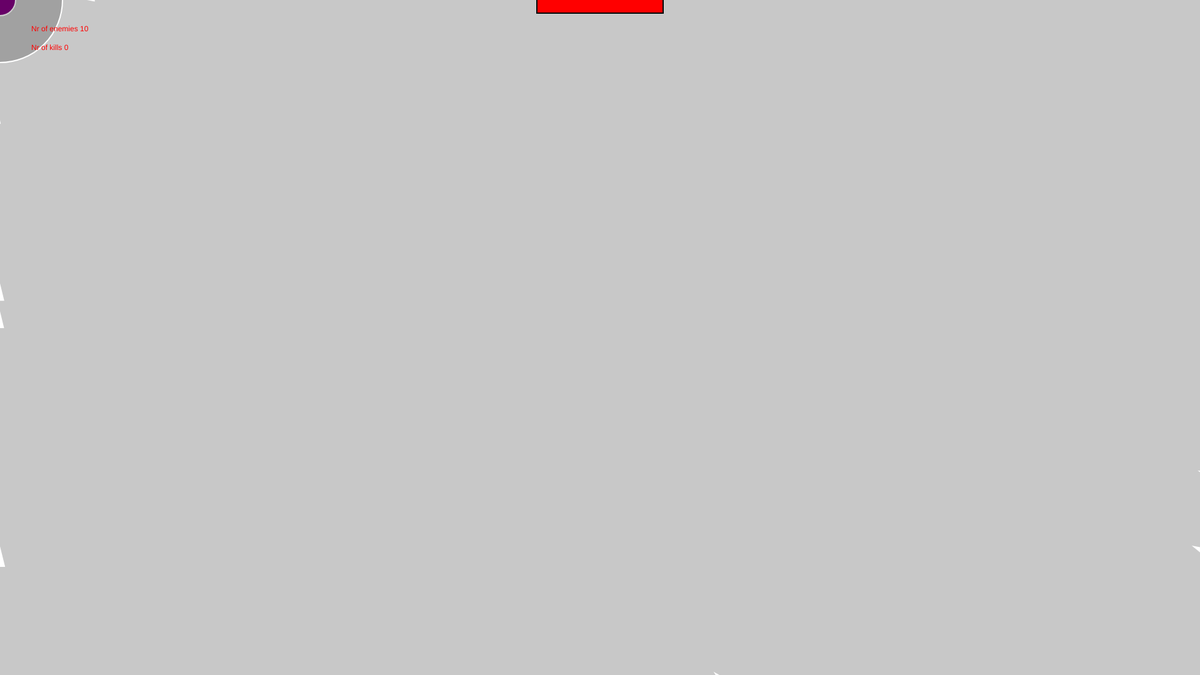
Frame 1 (no input)
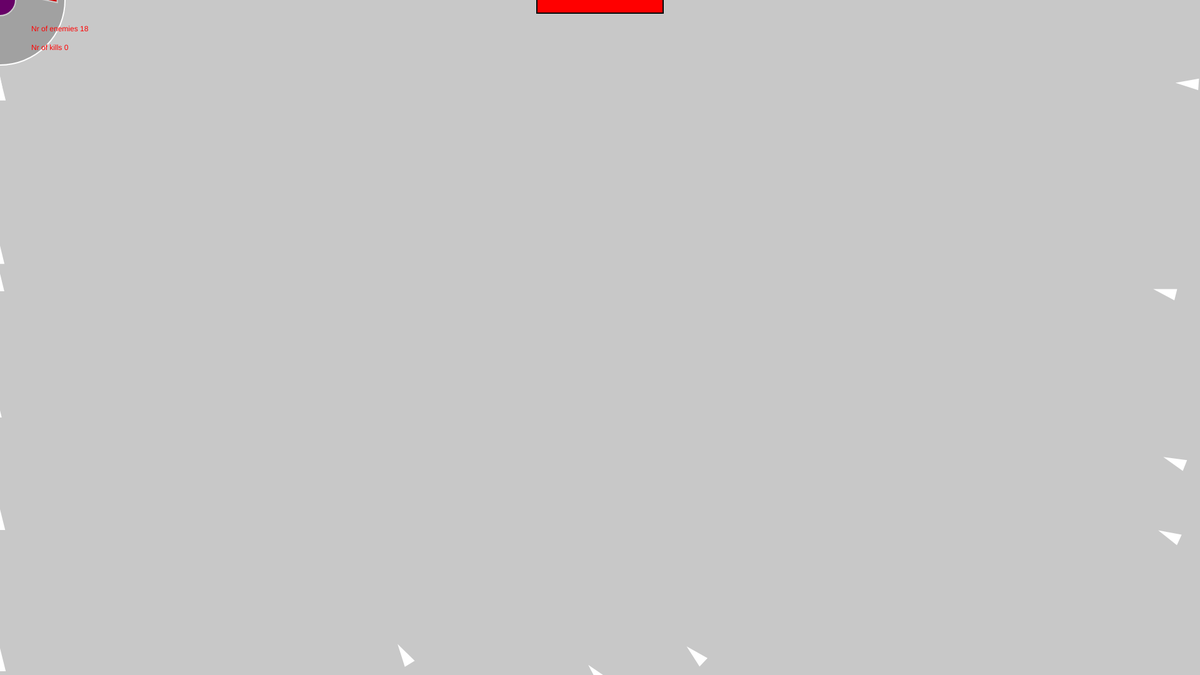
Frame 60 (no input)
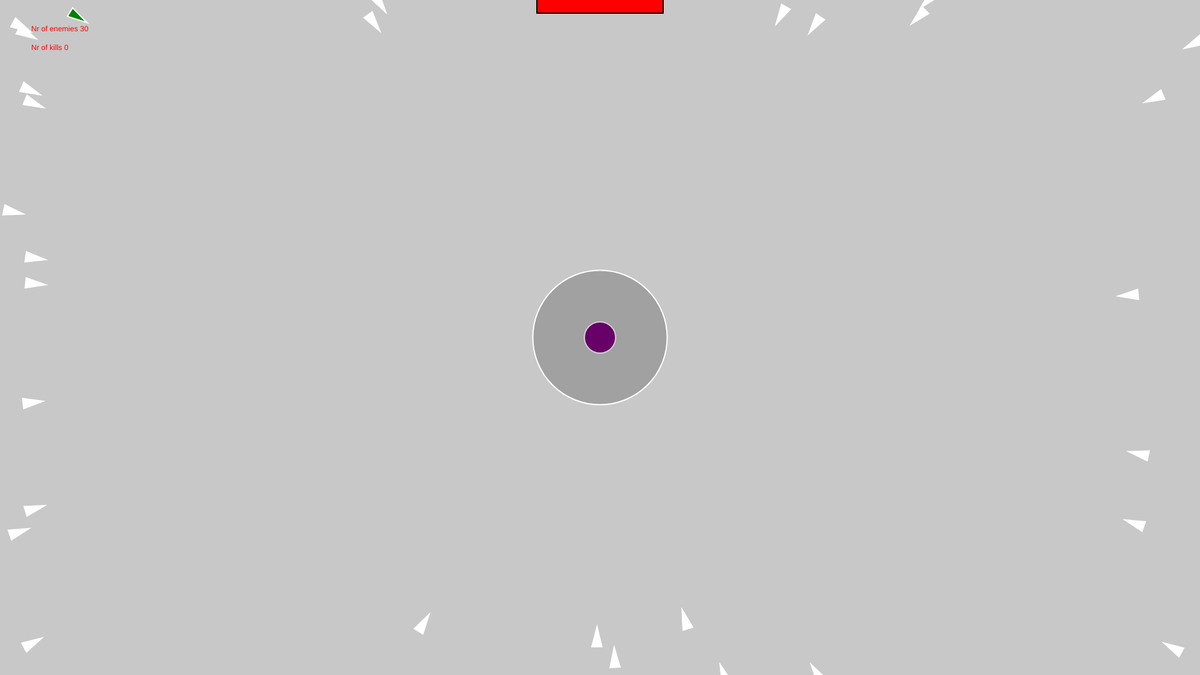
Frame 120 (the mouse pressed at the canvas centre since frame 60)

The p5.js sketch that drew these frames (run headless with seeded random() and noise() and a simulated clock; from frame 60 on, the mouse is pressed at the canvas centre):

// p5.js sketch
// ── sketch.js
let windowHeight = 1080;
let windowWidth = 1920;

// starting point of x.
let x = windowWidth / 2;
// starting point of y.
let y = windowHeight / 2;

let slider;
let target;
let radius = 150;
let angle = 0;
let speed = 0.05;
let vehicle;
let player;
let health;
let kills = 0;
let nr = 1;

let circles = [];
let vehicles = [];

let side = ["left", "right", "top", "bottom"];

function addVehicle() {
  let randomSide = random(side);

  let randomX;
  let randomY;

  switch (randomSide) {
    case "top":
      randomY = random(-20, 0);
      randomX = random(-10, 2100);
      break;
    case "bottom":
      randomY = random(1080, 1100);
      randomX = random(-10, 2100);
      break;
    case "left":
      randomY = random(-10, 1100);
      randomX = random(-10, 0);
      break;
    case "right":
      randomY = random(-10, 1100);
      randomX = random(1920, 1940);
    default:
      break;
  }

  vehicles.push(new Vehicle(randomX, randomY));
}

function setup() {
  createCanvas(1920, 1080);
  rectMode(CENTER);

  player = new Player(x, y);
  health = new PlayerHealth();
  //circles.push(new Circle(100, 100, 50, 0.03));

  for (let i = 0; i < 10; i++) {
    addVehicle();
  }

  setInterval(() => {
    for (let i = 0; i < nr; i++) {
      addVehicle();
    }
    player.update();
  }, 500);

  setInterval(() => {
    nr++;
  }, 5000);
}

function mousePressed() {
  noLoop();
}

function mouseReleased() {
  loop();
}

function draw() {
  background(200);

  target = createVector(mouseX, mouseY);
  for (let i = vehicles.length - 1; i >= 0; i--) {
    vehicles[i].collision(player);

    if (vehicles[i].health < 0) {
      vehicles.splice(i, 1);
      kills++;
    } else {
      vehicles[i].seek(target);
      vehicles[i].update();
      vehicles[i].show();
    }
  }

  // if the left arrow key is held down, move the circle to the       // left.
  if (keyIsDown(LEFT_ARROW)) {
    x = x - 5;
  }

  // if the right arrow key is held down, move the circle to the       // right.
  else if (keyIsDown(RIGHT_ARROW)) {
    x = x + 5;
  }

  // if the up arrow key is held down, move the circle up.
  else if (keyIsDown(UP_ARROW)) {
    y = y - 5;
  }

  // if the down arrow key is held down, move the circle down.
  else if (keyIsDown(DOWN_ARROW)) {
    y = y + 5;
  }

  player.draw();

  circles.forEach((circle) => circle.draw());

  //   fill("green");
  //   translate(player.x, player.y);
  //   rotate(angle);
  //   ellipse(radius, 0, 30, 30);

  //   angle = angle + speed;

  health.draw();

  text(`Nr of enemies ${vehicles.length}`, 50, 50);
  text(`Nr of kills ${kills}`, 50, 80);
}

// ── circle.js
class Circle {
  constructor(x, y, r, speed) {
    this.x = x;
    this.y = y;
    this.r = r;
    this.speed = speed;
  }

  draw() {
    fill("green");
    ellipse(this.x, this.y, this.r, this.r);
  }
}

// ── health.js
class PlayerHealth {
  constructor() {
    this.health = 400;
    this.maxHealth = 400;
  }

  draw() {
    stroke(0);
    strokeWeight(4);
    noFill();
    rect(1920 / 2, 10, 200, 20);

    noStroke();
    fill(255, 0, 0);
    rect(1920 / 2, 10, map(this.health, 0, this.maxHealth, 0, 200), 20);
  }
}

// ── player.js
class Player {
  constructor(x, y) {
    this.x = x;
    this.y = y;
    this.r = 25;
    this.auraRadius = 100;
  }

  draw() {
    this.x = mouseX;
    this.y = mouseY;
    fill("purple");
    ellipse(this.x, this.y, this.r * 2);

    this.aura();
  }

  aura() {
    fill(0, 0, 0, 50);
    ellipse(player.x, player.y, this.auraRadius * 2);
  }

  update() {
    this.auraRadius += 0.5;
  }
}

// ── vehicle.js
class Vehicle {
  constructor(x, y) {
    this.pos = createVector(x, y);
    this.vel = createVector(0, 0);
    this.acc = createVector(0, 0);
    this.maxSpeed = 4;
    this.maxForce = 0.25;
    this.r = 16;
    this.magnitude = 1;
    this.health = 50;
    this.maxHealth = 50;
    this.white = 255;
    this.red = "red";
    this.color = 255;
  }

  seek(target) {
    let force = p5.Vector.sub(target, this.pos);
    force.setMag(this.magnitude);
    force.sub(this.vel);
    force.limit(this.magnitude);
    this.applyForce(force);
  }

  applyForce(force) {
    this.acc.add(force);
  }

  update() {
    this.vel.add(this.acc);
    this.vel.limit(this.maxSpeed);
    this.pos.add(this.vel);
    this.acc.set(0, 0);
  }

  show() {
    stroke(255);
    strokeWeight(2);
    fill(this.color);
    push();
    translate(this.pos.x, this.pos.y);
    rotate(this.vel.heading());
    triangle(-this.r, -this.r / 2, -this.r, this.r / 2, this.r, 0);
    pop();
  }

  edges() {
    if (this.pos.x > width + this.r) {
      this.pos.x = -this.r;
    } else if (this.pos.x < -this.r) {
      this.pos.x = width + this.r;
    }
    if (this.pos.y > height + this.r) {
      this.pos.y = -this.r;
    } else if (this.pos.y < -this.r) {
      this.pos.y = height + this.r;
    }
  }

  collision(player) {
    var d = dist(this.pos.x, this.pos.y, player.x, player.y);

    if (d < this.r + player.auraRadius) {
      console.log("d", d, player.auraRadius, this.r);
      this.color = "red";
      this.health--;
      console.log("Collision detected...", this.r + player.auraRadius, d);
    } else {
      if (this.health < this.maxHealth) {
        this.color = "green";
      } else this.color = 255;
    }
  }
}
